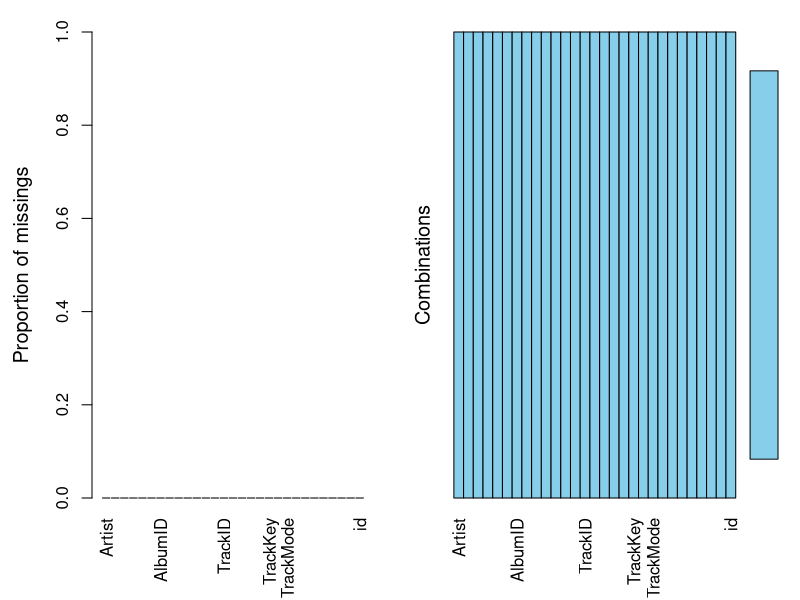
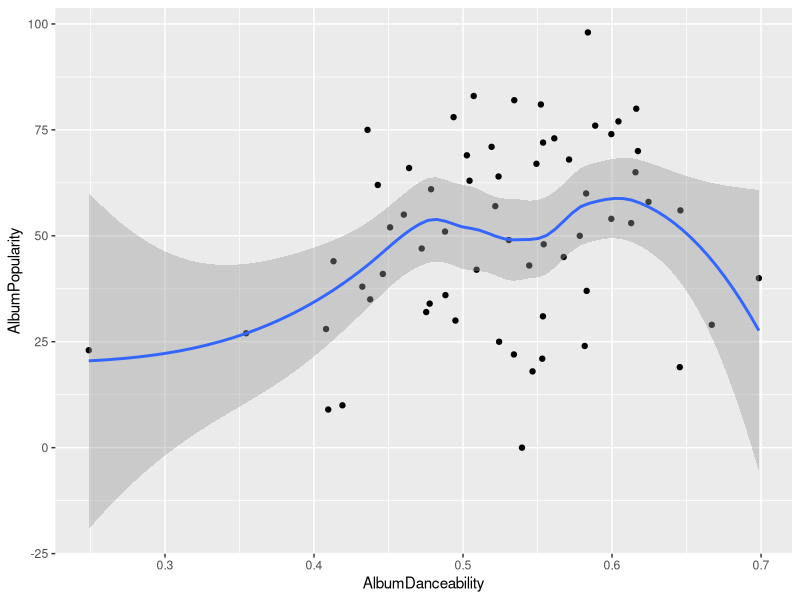
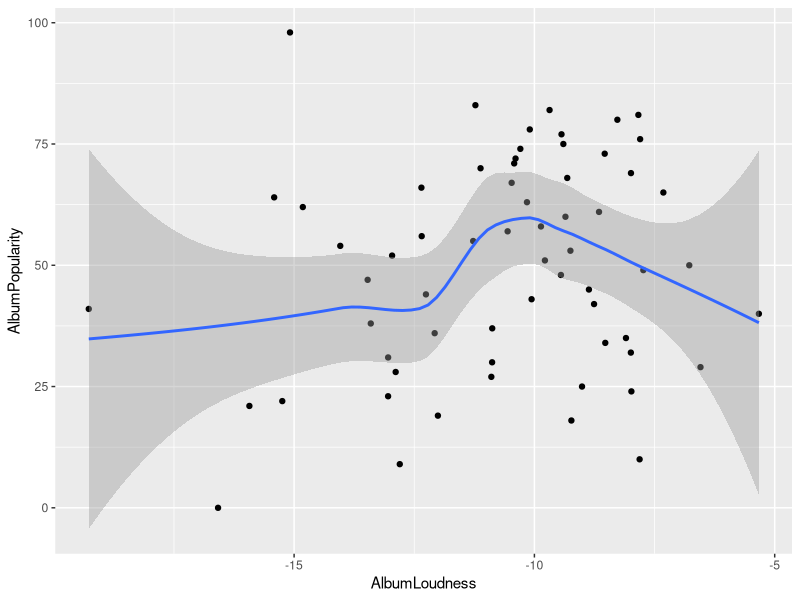
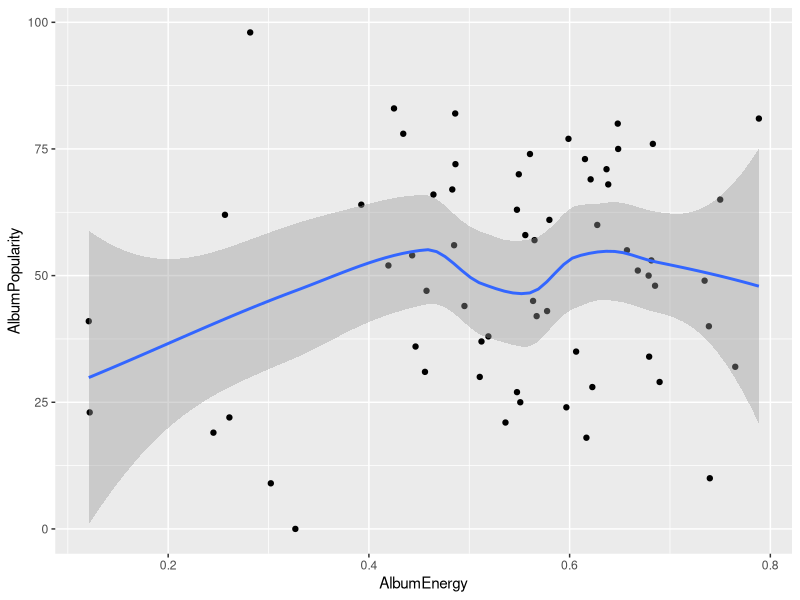
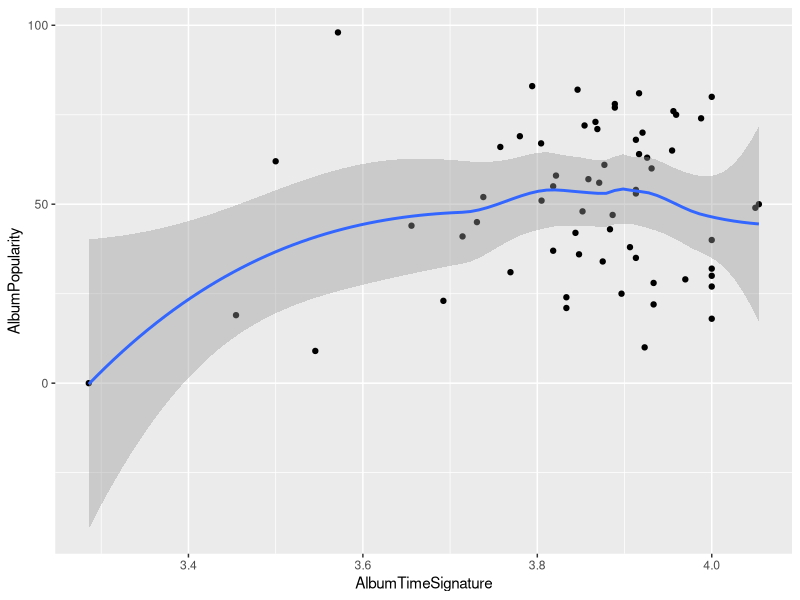

Generate these figures, in order, with R: (Note: this script raises an error after producing the figures.)
## ---- chunk 1
knitr::opts_chunk$set(echo = TRUE)
## ---- chunk 2
library(tidyverse)
library(lubridate)
library(GGally)
library(cluster)
library(VIM)
library(fpc)
library(leaps)

## ---- chunk 3
spotify.clustering <- read_csv("inst/edited_spotify.csv")

clean_data <- spotify.clustering %>%
  mutate(AlbumReleaseDate = parse_date_time(AlbumReleaseDate, orders = c("y", "ym","ymd"))) %>%
  #Old-school grepl method
  mutate(Artist = ifelse(grepl("Beyonc*", Artist), 'Beyonce', Artist)) %>%
  #Tidyverse str_detect method
  mutate(Artist = ifelse(Artist %>% 
                           str_detect("Janelle Mon*"), 'Janelle Monae', Artist)) %>%
  mutate(AlbumBestChartPosition = ifelse(AlbumBestChartPosition %>% 
                           str_detect("#N/A"), 0, AlbumBestChartPosition)) %>%
  na.omit() %>%
  mutate(id = row_number()) %>%
  mutate(id = as.character(id))
sapply(data, class)

aggr(clean_data) # checks for missing data

test_data <- subset(clean_data, ((AlbumName == "A Girl Called Dusty") | 
                                 (AlbumName == "Action!") |
                                 (AlbumName == "Selling England By The Pound") |
                                 (AlbumName == "Carpenters") | 
                                 (AlbumName == "Ride On") |
                                 (AlbumName == "Autoamerican") |
                                 (AlbumName == "Selected Ambient Works 85-92") |    
                                 (AlbumName == "Different Class") |
                                 (AlbumName == "O") |
                                 (AlbumName == "The Elder Scrolls IV: Oblivion: Original Game Soundtrack") |
                                 (AlbumName == "AM") |
                                 (AlbumName == "An Awesome Wave")))

training_data <- subset(clean_data, ((AlbumName != "A Girl Called Dusty") & 
                                     (AlbumName != "Action!") &
                                     (AlbumName != "Selling England By The Pound") &
                                     (AlbumName != "Carpenters") & 
                                     (AlbumName != "Ride On") &
                                     (AlbumName != "Autoamerican") &
                                     (AlbumName != "Selected Ambient Works 85-92") &    
                                     (AlbumName != "Different Class") &
                                     (AlbumName != "O") &
                                     (AlbumName != "The Elder Scrolls IV: Oblivion: Original Game Soundtrack") &
                                     (AlbumName != "AM") &
                                     (AlbumName != "An Awesome Wave")))

training_data_subsetted <- training_data[c("TrackDuration", "TrackDanceability",
                                 "TrackEnergy", "TrackKey", "TrackLoudness",
                                 "TrackSpeechiness", "TrackAcousticness",
                                 "TrackInstrumentalness", "TrackLiveness", "TrackValence",
                                 "TrackTempo")]
## ---- chunk 4
MyData = {training_data %>% 
    group_by(Artist,AlbumName,AlbumPopularity) %>% 
    summarize(AlbumDanceability = mean(TrackDanceability),
              AlbumLoudness = mean(TrackLoudness),
              AlbumSpeechiness = mean(TrackSpeechiness),
              AlbumDuration = mean(TrackDuration),
              AlbumNumber = mean(TrackNumber),	
              AlbumEnergy = mean(TrackEnergy),	
              AlbumKey = mean(TrackKey),	
              AlbumMode = mean(TrackMode),	
              AlbumAcousticness = mean(TrackAcousticness),	
              AlbumInstrumentalness = mean(TrackInstrumentalness),	
              AlbumLiveness = mean(TrackLiveness),
              AlbumValence = mean(TrackValence),
              AlbumTempo = mean(TrackTempo),	
              AlbumTimeSignature = mean(TrackTimeSignature) )}


#the mean method

MyData1 = {training_data %>% 
    group_by(ArtistPopularity) %>% 
    summarize(ArtistDanceability = mean(TrackDanceability),
              ArtistLoudness = mean(TrackLoudness),
              ArtistSpeechiness = mean(TrackSpeechiness),
              ArtistDuration = mean(TrackDuration),
              ArtistNumber = mean(TrackNumber),	
              ArtistEnergy = mean(TrackEnergy),	
              ArtistKey = mean(TrackKey),	
              ArtistMode = mean(TrackMode),	
              ArtistAcousticness = mean(TrackAcousticness),	
              ArtistInstrumentalness = mean(TrackInstrumentalness),	
              ArtistLiveness = mean(TrackLiveness),
              ArtistValence = mean(TrackValence),
              ArtistTempo = mean(TrackTempo),	
              ArtistTimeSignature = mean(TrackTimeSignature) )}


## ---- chunk 5
MyData2 = {training_data %>% 
    group_by(AlbumPopularity) %>% 
    summarize(AlbumDanceability = mean(TrackDanceability),
              AlbumLoudness = mean(TrackLoudness),
              AlbumSpeechiness = mean(TrackSpeechiness),
              AlbumDuration = mean(TrackDuration),
              AlbumNumber = mean(TrackNumber),	
              AlbumEnergy = mean(TrackEnergy),	
              AlbumKey = mean(TrackKey),	
              AlbumMode = mean(TrackMode),	
              AlbumAcousticness = mean(TrackAcousticness),	
              AlbumInstrumentalness = mean(TrackInstrumentalness),	
              AlbumLiveness = mean(TrackLiveness),
              AlbumValence = mean(TrackValence),
              AlbumTempo = mean(TrackTempo),	
              AlbumTimeSignature = mean(TrackTimeSignature) )}

#ggpairs(MyData2)

MyData2 %>% ggplot(aes(x =AlbumDanceability,y = AlbumPopularity)) + geom_point()  + geom_smooth()

MyData2 %>% ggplot(aes(x = AlbumLoudness,y = AlbumPopularity)) + geom_point()  + geom_smooth()

MyData2 %>% ggplot(aes(x =  AlbumEnergy ,y = AlbumPopularity)) + geom_point()  + geom_smooth()

MyData2 %>% ggplot(aes(x =  AlbumTimeSignature   ,y = AlbumPopularity)) + geom_point()  + geom_smooth()
## ---- chunk 6
normy <- function(x){
  as.numeric(x)
  quantile(x, c(0, 0.1, 0.2, 0.3, 0.4, 0.5, 0.6, 0.7, 0.8, 0.9, 1), na.rm = TRUE)
}
normy(training_data$AlbumBestChartPosition)
normy(training_data$AlbumWeeksNumberOne)
normy(training_data$AlbumPopularity)
normy(training_data$ArtistPopularity)
#Gets the 20% percentile for example
as.numeric(normy(training_data$ArtistNumFollowers)[3])

training_data <- training_data %>%
  mutate(album_weeks_n = if_else())
  allData$CombinedAlbumPopularity <- with(allData,(AlbumWeeksOnChart + AlbumWeeksNumberOne + AlbumPopularity + AlbumBestChartAdj + ArtistNumFollowers)/(yearSinceRelease + 1)^2)

## ---- chunk 7
#all subsets regression
m <- regsubsets( ArtistPopularity ~ ., data = training_data)

summary(m)

par(mfrow = c(1,1))

plot(m, scale = "Cp")

plot(m, scale = "bic")

plot(m, scale = "adjr2")


#a selected best model by BIC
m1 <- lm(ArtistPopularity ~ ArtistDanceability + ArtistAcousticness + ArtistValence,data=training_data)
summary(m1)

#all subsets regression
m <- regsubsets( AlbumPopularity ~ ., data = MyData2)

summary(m)

par(mfrow = c(1,1))

plot(m, scale = "Cp")

plot(m, scale = "bic")

plot(m, scale = "adjr2")


#a selected best model by BIC
m1 <- lm(AlbumPopularity ~ AlbumDanceability + AlbumAcousticness + AlbumValence,data=MyData2)
summary(m1)
## ---- chunk 8
#Genre analysis using stringr to extract the most commonly appearing words
spotify.genres <- read_csv("inst/edited_spotify.csv") %>% 
  mutate(ArtistGenres = strsplit(ArtistGenres, ","))

genres <- na.omit(unique(unlist(spotify.genres$ArtistGenres)))

split_genres <- NULL

for(i in 1:length(genres)) {
  split_genres[i] <- strsplit(genres[i], " ")
}

genre_words <- unlist(split_genres)

unique_genre_words <- unique(genre_words)

genre_words_table <- subset(as.data.frame(table(genre_words)), (Freq > 7))

genre_freq_plot <- ggplot(data = genre_words_table, aes(x=genre_words, y=Freq)) + geom_col()

print(genre_freq_plot)

#Looking at the clusters with 6 as shown from the genre analysis
clusters <- pam(training_data, 6)
plotcluster(training_data, clusters$cluster, color = TRUE, shade = TRUE, labels = 2, lines = 0)
## ---- chunk 9

genres <- mutate(training_data, ArtistGenres = strsplit(ArtistGenres, ","))$ArtistGenres %>% 
  unlist() %>% unique() %>% na.omit()

split_genres <- NULL

for(i in 1:length(genres)) {
  split_genres[i] <- strsplit(genres[i], " ")
}

genre_words <- unlist(split_genres)

genre_words <- replace(genre_words, (genre_words == "hip" | genre_words == "hop"), "hip-hop")

unique_genre_words <- unique(genre_words)

genre_freq_plot <- subset(as.data.frame(table(genre_words)), (Freq > 8)) %>% 
  ggplot(aes(x=genre_words, y=Freq)) + geom_col()

print(genre_freq_plot)

## ---- chunk 10

# associate tracks that have multiple genres with the most frequent genre (since these will be broader)

training_data_genre <- training_data %>% mutate(TrueCluster = (row_number()-row_number()))

for(i in 1:length(training_data_genre$ArtistID)) {
  if(str_detect(training_data$ArtistGenres[i], "folk")) {training_data$TrueCluster[i] <- 5}
  if(str_detect(training_data$ArtistGenres[i], "indie")) {training_data$TrueCluster[i] <- 4}
  if(str_detect(training_data$ArtistGenres[i], "hip")) {training_data$TrueCluster[i] <- 3}
  if(str_detect(training_data$ArtistGenres[i], "hop")) {training_data$TrueCluster[i] <- 3}
  if(str_detect(training_data$ArtistGenres[i], "pop")) {training_data$TrueCluster[i] <- 2}
  if(str_detect(training_data$ArtistGenres[i], "rock")) {training_data$TrueCluster[i] <- 1}
}

View(training_data_genre)
## ---- chunk 11

clustering_training_data <- training_data[c("TrackDuration", "TrackDanceability",
                                            "TrackEnergy", "TrackKey", "TrackLoudness",
                                            "TrackSpeechiness", "TrackAcousticness",
                                            "TrackInstrumentalness", "TrackLiveness", 
                                            "TrackValence", "TrackTempo")]

clusters <- pam(clustering_training_data, 6)

plotcluster(clustering_training_data, clusters$cluster)

## ---- chunk 12

# Not sure why gather doesn't work, looks like it should as all attributes are numeric but anyway
# distributions <- clean_data %>%
#   gather(key = key, value = value) %>%
#   subset(key %in% colnames(clean_data[15:27])) %>%
#   ggplot() +
#   geom_density(aes(value)) +
#   facet_wrap(~key, scales = "free") +
#   theme_classic()


#print(distributions) commented out because it takes forever to run

ggpairs_1 <- ggpairs(data = training_data_subsetted, columns = 15:27, title = "GGpairs")

#print(ggpairs_1) see above

#Puts each song in  a cluster based on ALL numeric discriptors
cluster_1 <- training_data_subsetted %>%
  select(colnames(training_data_subsetted[15:27]), -TrackMode) %>%
  kmeans(50,100,1)
clusters <- cluster_1$cluster %>%
  enframe(name = "id") %>%
  mutate(id = as.character(id))

#Not sure why not merging think it should
clean_data <- right_join(training_data_subsetted, clusters, by = "id")  %>%
  rename_(cluster = "value")
tibbled <- tibble(clean_data, cluster_1$cluster)
